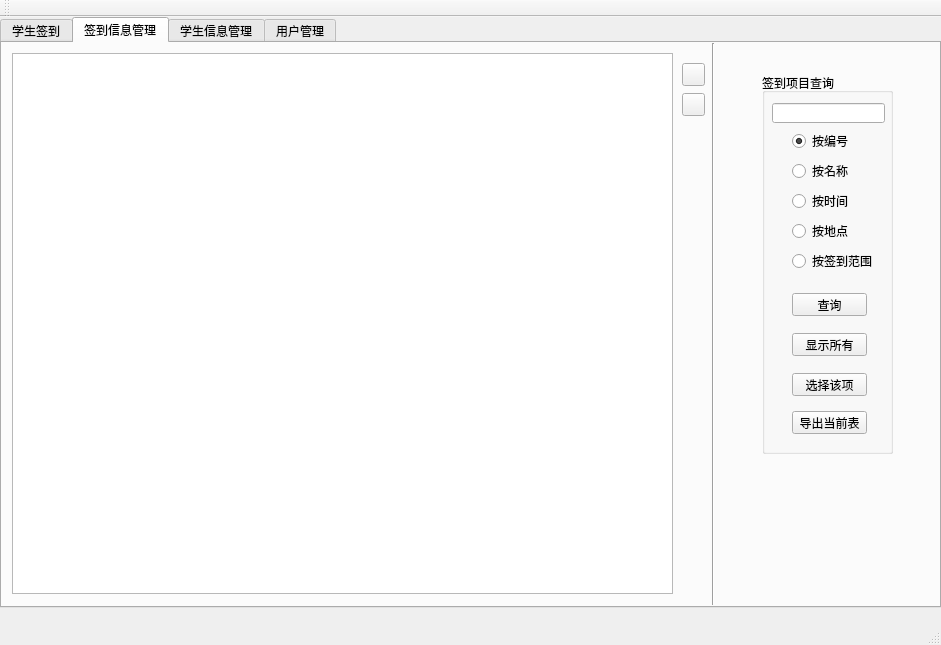
<?xml version="1.0" encoding="UTF-8"?>
<ui version="4.0">
 <class>MainWindow</class>
 <widget class="QMainWindow" name="MainWindow">
  <property name="geometry">
   <rect>
    <x>0</x>
    <y>0</y>
    <width>941</width>
    <height>645</height>
   </rect>
  </property>
  <property name="windowTitle">
   <string>校园签到系统</string>
  </property>
  <property name="windowIcon">
   <iconset resource="image/image.qrc">
    <normaloff>:/new/prefix1/title.png</normaloff>:/new/prefix1/title.png</iconset>
  </property>
  <widget class="QWidget" name="centralWidget">
   <widget class="QTabWidget" name="tabWidget">
    <property name="geometry">
     <rect>
      <x>0</x>
      <y>0</y>
      <width>941</width>
      <height>591</height>
     </rect>
    </property>
    <property name="currentIndex">
     <number>1</number>
    </property>
    <property name="iconSize">
     <size>
      <width>22</width>
      <height>22</height>
     </size>
    </property>
    <widget class="QWidget" name="tab">
     <attribute name="title">
      <string>学生签到</string>
     </attribute>
     <widget class="QGroupBox" name="groupBox">
      <property name="geometry">
       <rect>
        <x>10</x>
        <y>10</y>
        <width>551</width>
        <height>501</height>
       </rect>
      </property>
      <property name="title">
       <string>人脸识别</string>
      </property>
      <widget class="QPushButton" name="pushButtonOpencam">
       <property name="geometry">
        <rect>
         <x>20</x>
         <y>400</y>
         <width>75</width>
         <height>23</height>
        </rect>
       </property>
       <property name="text">
        <string>开启摄像头</string>
       </property>
      </widget>
      <widget class="QPushButton" name="pushButtonClosecam">
       <property name="geometry">
        <rect>
         <x>130</x>
         <y>400</y>
         <width>75</width>
         <height>23</height>
        </rect>
       </property>
       <property name="text">
        <string>关闭摄像头</string>
       </property>
      </widget>
     </widget>
     <widget class="QGroupBox" name="groupBox_2">
      <property name="geometry">
       <rect>
        <x>690</x>
        <y>340</y>
        <width>231</width>
        <height>211</height>
       </rect>
      </property>
      <property name="title">
       <string>当前学生信息</string>
      </property>
      <widget class="QLineEdit" name="lineEditDept">
       <property name="enabled">
        <bool>false</bool>
       </property>
       <property name="geometry">
        <rect>
         <x>70</x>
         <y>102</y>
         <width>133</width>
         <height>20</height>
        </rect>
       </property>
      </widget>
      <widget class="QLabel" name="label_6">
       <property name="geometry">
        <rect>
         <x>28</x>
         <y>102</y>
         <width>36</width>
         <height>16</height>
        </rect>
       </property>
       <property name="text">
        <string>学院：</string>
       </property>
      </widget>
      <widget class="QLabel" name="label_2">
       <property name="geometry">
        <rect>
         <x>28</x>
         <y>66</y>
         <width>36</width>
         <height>16</height>
        </rect>
       </property>
       <property name="text">
        <string>姓名：</string>
       </property>
      </widget>
      <widget class="QLineEdit" name="lineEditStuid">
       <property name="enabled">
        <bool>false</bool>
       </property>
       <property name="geometry">
        <rect>
         <x>70</x>
         <y>30</y>
         <width>133</width>
         <height>20</height>
        </rect>
       </property>
      </widget>
      <widget class="QLabel" name="label">
       <property name="geometry">
        <rect>
         <x>28</x>
         <y>30</y>
         <width>36</width>
         <height>16</height>
        </rect>
       </property>
       <property name="text">
        <string>学号：</string>
       </property>
      </widget>
      <widget class="QLineEdit" name="lineEditStuName">
       <property name="enabled">
        <bool>false</bool>
       </property>
       <property name="geometry">
        <rect>
         <x>70</x>
         <y>66</y>
         <width>133</width>
         <height>20</height>
        </rect>
       </property>
      </widget>
      <widget class="QLineEdit" name="lineEditMajor">
       <property name="enabled">
        <bool>false</bool>
       </property>
       <property name="geometry">
        <rect>
         <x>70</x>
         <y>138</y>
         <width>133</width>
         <height>20</height>
        </rect>
       </property>
      </widget>
      <widget class="QLineEdit" name="lineEditClass">
       <property name="enabled">
        <bool>false</bool>
       </property>
       <property name="geometry">
        <rect>
         <x>70</x>
         <y>174</y>
         <width>133</width>
         <height>20</height>
        </rect>
       </property>
      </widget>
      <widget class="QLabel" name="label_7">
       <property name="geometry">
        <rect>
         <x>28</x>
         <y>138</y>
         <width>36</width>
         <height>16</height>
        </rect>
       </property>
       <property name="text">
        <string>专业：</string>
       </property>
      </widget>
      <widget class="QLabel" name="label_5">
       <property name="geometry">
        <rect>
         <x>28</x>
         <y>174</y>
         <width>36</width>
         <height>16</height>
        </rect>
       </property>
       <property name="text">
        <string>班级：</string>
       </property>
      </widget>
     </widget>
     <widget class="Line" name="line">
      <property name="geometry">
       <rect>
        <x>570</x>
        <y>0</y>
        <width>20</width>
        <height>571</height>
       </rect>
      </property>
      <property name="orientation">
       <enum>Qt::Vertical</enum>
      </property>
     </widget>
     <widget class="Line" name="line_3">
      <property name="geometry">
       <rect>
        <x>590</x>
        <y>300</y>
        <width>341</width>
        <height>20</height>
       </rect>
      </property>
      <property name="orientation">
       <enum>Qt::Horizontal</enum>
      </property>
     </widget>
     <widget class="QGroupBox" name="groupBox_3">
      <property name="geometry">
       <rect>
        <x>680</x>
        <y>20</y>
        <width>241</width>
        <height>271</height>
       </rect>
      </property>
      <property name="title">
       <string>当前签到信息</string>
      </property>
      <widget class="QLabel" name="label_3">
       <property name="geometry">
        <rect>
         <x>22</x>
         <y>74</y>
         <width>36</width>
         <height>16</height>
        </rect>
       </property>
       <property name="text">
        <string>名称：</string>
       </property>
      </widget>
      <widget class="QLabel" name="label_8">
       <property name="geometry">
        <rect>
         <x>22</x>
         <y>105</y>
         <width>36</width>
         <height>16</height>
        </rect>
       </property>
       <property name="text">
        <string>地点：</string>
       </property>
      </widget>
      <widget class="QLabel" name="label_4">
       <property name="geometry">
        <rect>
         <x>22</x>
         <y>43</y>
         <width>36</width>
         <height>16</height>
        </rect>
       </property>
       <property name="text">
        <string>编号：</string>
       </property>
      </widget>
      <widget class="QLineEdit" name="lineEditSignName">
       <property name="enabled">
        <bool>false</bool>
       </property>
       <property name="geometry">
        <rect>
         <x>76</x>
         <y>74</y>
         <width>131</width>
         <height>20</height>
        </rect>
       </property>
      </widget>
      <widget class="QLineEdit" name="lineEditCharge">
       <property name="enabled">
        <bool>false</bool>
       </property>
       <property name="geometry">
        <rect>
         <x>80</x>
         <y>167</y>
         <width>131</width>
         <height>20</height>
        </rect>
       </property>
      </widget>
      <widget class="QLineEdit" name="lineEditSignid">
       <property name="enabled">
        <bool>false</bool>
       </property>
       <property name="geometry">
        <rect>
         <x>76</x>
         <y>43</y>
         <width>131</width>
         <height>20</height>
        </rect>
       </property>
      </widget>
      <widget class="QLineEdit" name="lineEditSignloc">
       <property name="enabled">
        <bool>false</bool>
       </property>
       <property name="geometry">
        <rect>
         <x>76</x>
         <y>105</y>
         <width>131</width>
         <height>20</height>
        </rect>
       </property>
      </widget>
      <widget class="QLabel" name="label_9">
       <property name="geometry">
        <rect>
         <x>22</x>
         <y>167</y>
         <width>48</width>
         <height>16</height>
        </rect>
       </property>
       <property name="text">
        <string>负责人：</string>
       </property>
      </widget>
      <widget class="QLineEdit" name="lineEditSignTime">
       <property name="enabled">
        <bool>false</bool>
       </property>
       <property name="geometry">
        <rect>
         <x>80</x>
         <y>136</y>
         <width>131</width>
         <height>20</height>
        </rect>
       </property>
      </widget>
      <widget class="QLabel" name="label_31">
       <property name="geometry">
        <rect>
         <x>22</x>
         <y>136</y>
         <width>36</width>
         <height>16</height>
        </rect>
       </property>
       <property name="text">
        <string>时间：</string>
       </property>
      </widget>
      <widget class="QLabel" name="label_37">
       <property name="geometry">
        <rect>
         <x>22</x>
         <y>198</y>
         <width>60</width>
         <height>16</height>
        </rect>
       </property>
       <property name="text">
        <string>签到范围：</string>
       </property>
      </widget>
      <widget class="QTextBrowser" name="textBrowser">
       <property name="enabled">
        <bool>false</bool>
       </property>
       <property name="geometry">
        <rect>
         <x>80</x>
         <y>200</y>
         <width>131</width>
         <height>61</height>
        </rect>
       </property>
      </widget>
     </widget>
     <widget class="QPushButton" name="pushButtonCreateItem">
      <property name="geometry">
       <rect>
        <x>590</x>
        <y>100</y>
        <width>80</width>
        <height>23</height>
       </rect>
      </property>
      <property name="text">
       <string>新建签到项目</string>
      </property>
     </widget>
     <widget class="QPushButton" name="pushButtonSwitchItem">
      <property name="geometry">
       <rect>
        <x>590</x>
        <y>40</y>
        <width>80</width>
        <height>23</height>
       </rect>
      </property>
      <property name="text">
       <string>选择签到项目</string>
      </property>
     </widget>
     <widget class="QLabel" name="label_10">
      <property name="geometry">
       <rect>
        <x>280</x>
        <y>524</y>
        <width>60</width>
        <height>12</height>
       </rect>
      </property>
      <property name="text">
       <string>签到状态：</string>
      </property>
     </widget>
     <widget class="QLineEdit" name="lineEditStatus">
      <property name="enabled">
       <bool>false</bool>
      </property>
      <property name="geometry">
       <rect>
        <x>340</x>
        <y>520</y>
        <width>101</width>
        <height>20</height>
       </rect>
      </property>
     </widget>
    </widget>
    <widget class="QWidget" name="tab_4">
     <attribute name="title">
      <string>签到信息管理</string>
     </attribute>
     <widget class="QTableView" name="tableViewSigninfo">
      <property name="geometry">
       <rect>
        <x>10</x>
        <y>10</y>
        <width>661</width>
        <height>541</height>
       </rect>
      </property>
     </widget>
     <widget class="QGroupBox" name="groupBoxSearch_3">
      <property name="geometry">
       <rect>
        <x>760</x>
        <y>30</y>
        <width>131</width>
        <height>381</height>
       </rect>
      </property>
      <property name="title">
       <string>签到项目查询</string>
      </property>
      <widget class="QRadioButton" name="radioButtonSignId">
       <property name="geometry">
        <rect>
         <x>30</x>
         <y>60</y>
         <width>59</width>
         <height>16</height>
        </rect>
       </property>
       <property name="text">
        <string>按编号</string>
       </property>
       <property name="checked">
        <bool>true</bool>
       </property>
      </widget>
      <widget class="QPushButton" name="pushButtonSearchSign">
       <property name="geometry">
        <rect>
         <x>30</x>
         <y>220</y>
         <width>75</width>
         <height>23</height>
        </rect>
       </property>
       <property name="text">
        <string>查询</string>
       </property>
      </widget>
      <widget class="QRadioButton" name="radioButtonSigntime">
       <property name="geometry">
        <rect>
         <x>30</x>
         <y>120</y>
         <width>59</width>
         <height>16</height>
        </rect>
       </property>
       <property name="text">
        <string>按时间</string>
       </property>
      </widget>
      <widget class="QRadioButton" name="radioButtonSignName">
       <property name="geometry">
        <rect>
         <x>30</x>
         <y>90</y>
         <width>59</width>
         <height>16</height>
        </rect>
       </property>
       <property name="text">
        <string>按名称</string>
       </property>
      </widget>
      <widget class="QLineEdit" name="lineEditSearchSign">
       <property name="geometry">
        <rect>
         <x>10</x>
         <y>30</y>
         <width>113</width>
         <height>20</height>
        </rect>
       </property>
      </widget>
      <widget class="QRadioButton" name="radioButtonSignloc">
       <property name="geometry">
        <rect>
         <x>30</x>
         <y>150</y>
         <width>59</width>
         <height>16</height>
        </rect>
       </property>
       <property name="text">
        <string>按地点</string>
       </property>
      </widget>
      <widget class="QRadioButton" name="radioButtonSignRange">
       <property name="geometry">
        <rect>
         <x>30</x>
         <y>180</y>
         <width>83</width>
         <height>16</height>
        </rect>
       </property>
       <property name="text">
        <string>按签到范围</string>
       </property>
      </widget>
      <widget class="QPushButton" name="pushButtonShowallSign">
       <property name="geometry">
        <rect>
         <x>30</x>
         <y>260</y>
         <width>75</width>
         <height>23</height>
        </rect>
       </property>
       <property name="whatsThis">
        <string/>
       </property>
       <property name="text">
        <string>显示所有</string>
       </property>
      </widget>
      <widget class="QPushButton" name="pushButtonChooseitem">
       <property name="geometry">
        <rect>
         <x>30</x>
         <y>300</y>
         <width>75</width>
         <height>23</height>
        </rect>
       </property>
       <property name="whatsThis">
        <string/>
       </property>
       <property name="text">
        <string>选择该项</string>
       </property>
      </widget>
      <widget class="QPushButton" name="pushButtonOutitem">
       <property name="geometry">
        <rect>
         <x>30</x>
         <y>338</y>
         <width>75</width>
         <height>23</height>
        </rect>
       </property>
       <property name="whatsThis">
        <string/>
       </property>
       <property name="text">
        <string>导出当前表</string>
       </property>
      </widget>
     </widget>
     <widget class="QPushButton" name="pushButtonAddSignitem">
      <property name="geometry">
       <rect>
        <x>680</x>
        <y>20</y>
        <width>23</width>
        <height>23</height>
       </rect>
      </property>
      <property name="text">
       <string/>
      </property>
      <property name="icon">
       <iconset resource="image/image.qrc">
        <normaloff>:/new/prefix1/add.gif</normaloff>:/new/prefix1/add.gif</iconset>
      </property>
      <property name="iconSize">
       <size>
        <width>22</width>
        <height>22</height>
       </size>
      </property>
     </widget>
     <widget class="QPushButton" name="pushButtonDelSignitem">
      <property name="geometry">
       <rect>
        <x>680</x>
        <y>50</y>
        <width>23</width>
        <height>23</height>
       </rect>
      </property>
      <property name="text">
       <string/>
      </property>
      <property name="icon">
       <iconset resource="image/image.qrc">
        <normaloff>:/new/prefix1/delete.gif</normaloff>:/new/prefix1/delete.gif</iconset>
      </property>
      <property name="iconSize">
       <size>
        <width>22</width>
        <height>22</height>
       </size>
      </property>
     </widget>
     <widget class="Line" name="line_4">
      <property name="geometry">
       <rect>
        <x>710</x>
        <y>0</y>
        <width>3</width>
        <height>562</height>
       </rect>
      </property>
      <property name="orientation">
       <enum>Qt::Vertical</enum>
      </property>
     </widget>
    </widget>
    <widget class="QWidget" name="tab_2">
     <attribute name="title">
      <string>学生信息管理</string>
     </attribute>
     <widget class="QTableView" name="tableViewStu">
      <property name="geometry">
       <rect>
        <x>0</x>
        <y>10</y>
        <width>681</width>
        <height>551</height>
       </rect>
      </property>
     </widget>
     <widget class="QGroupBox" name="groupBoxSearch">
      <property name="geometry">
       <rect>
        <x>750</x>
        <y>10</y>
        <width>131</width>
        <height>321</height>
       </rect>
      </property>
      <property name="title">
       <string>学生信息查询</string>
      </property>
      <widget class="QRadioButton" name="radioButtonSId">
       <property name="geometry">
        <rect>
         <x>30</x>
         <y>60</y>
         <width>59</width>
         <height>16</height>
        </rect>
       </property>
       <property name="text">
        <string>按学号</string>
       </property>
       <property name="checked">
        <bool>true</bool>
       </property>
      </widget>
      <widget class="QPushButton" name="pushButtonSearchstu">
       <property name="geometry">
        <rect>
         <x>30</x>
         <y>250</y>
         <width>75</width>
         <height>23</height>
        </rect>
       </property>
       <property name="text">
        <string>查询</string>
       </property>
      </widget>
      <widget class="QRadioButton" name="radioButtonClass">
       <property name="geometry">
        <rect>
         <x>30</x>
         <y>210</y>
         <width>59</width>
         <height>16</height>
        </rect>
       </property>
       <property name="text">
        <string>按班级</string>
       </property>
      </widget>
      <widget class="QRadioButton" name="radioButtonSDept">
       <property name="geometry">
        <rect>
         <x>30</x>
         <y>120</y>
         <width>59</width>
         <height>16</height>
        </rect>
       </property>
       <property name="text">
        <string>按学院</string>
       </property>
      </widget>
      <widget class="QRadioButton" name="radioButtonSName">
       <property name="geometry">
        <rect>
         <x>30</x>
         <y>90</y>
         <width>59</width>
         <height>16</height>
        </rect>
       </property>
       <property name="text">
        <string>按姓名</string>
       </property>
      </widget>
      <widget class="QLineEdit" name="lineEditSearchstu">
       <property name="geometry">
        <rect>
         <x>10</x>
         <y>30</y>
         <width>113</width>
         <height>20</height>
        </rect>
       </property>
      </widget>
      <widget class="QRadioButton" name="radioButtonSMajor">
       <property name="geometry">
        <rect>
         <x>30</x>
         <y>150</y>
         <width>59</width>
         <height>16</height>
        </rect>
       </property>
       <property name="text">
        <string>按专业</string>
       </property>
      </widget>
      <widget class="QRadioButton" name="radioButtonGrade">
       <property name="geometry">
        <rect>
         <x>30</x>
         <y>180</y>
         <width>59</width>
         <height>16</height>
        </rect>
       </property>
       <property name="text">
        <string>按年级</string>
       </property>
      </widget>
      <widget class="QPushButton" name="pushButtonOutstu">
       <property name="geometry">
        <rect>
         <x>30</x>
         <y>280</y>
         <width>75</width>
         <height>23</height>
        </rect>
       </property>
       <property name="text">
        <string>导出当前表</string>
       </property>
      </widget>
     </widget>
     <widget class="QPushButton" name="pushButtonAddstu">
      <property name="geometry">
       <rect>
        <x>684</x>
        <y>10</y>
        <width>23</width>
        <height>23</height>
       </rect>
      </property>
      <property name="text">
       <string/>
      </property>
      <property name="icon">
       <iconset resource="image/image.qrc">
        <normaloff>:/new/prefix1/add.gif</normaloff>:/new/prefix1/add.gif</iconset>
      </property>
      <property name="iconSize">
       <size>
        <width>22</width>
        <height>22</height>
       </size>
      </property>
     </widget>
     <widget class="QPushButton" name="pushButtonDelstu">
      <property name="geometry">
       <rect>
        <x>684</x>
        <y>40</y>
        <width>23</width>
        <height>23</height>
       </rect>
      </property>
      <property name="text">
       <string/>
      </property>
      <property name="icon">
       <iconset resource="image/image.qrc">
        <normaloff>:/new/prefix1/delete.gif</normaloff>:/new/prefix1/delete.gif</iconset>
      </property>
      <property name="iconSize">
       <size>
        <width>22</width>
        <height>22</height>
       </size>
      </property>
      <property name="shortcut">
       <string>Del</string>
      </property>
     </widget>
     <widget class="Line" name="line_2">
      <property name="geometry">
       <rect>
        <x>714</x>
        <y>0</y>
        <width>3</width>
        <height>564</height>
       </rect>
      </property>
      <property name="orientation">
       <enum>Qt::Vertical</enum>
      </property>
     </widget>
     <zorder>groupBoxSearch</zorder>
     <zorder>tableViewStu</zorder>
     <zorder>pushButtonAddstu</zorder>
     <zorder>pushButtonDelstu</zorder>
     <zorder>line_2</zorder>
    </widget>
    <widget class="QWidget" name="tab_3">
     <attribute name="title">
      <string>用户管理</string>
     </attribute>
     <widget class="QPushButton" name="pushButtonChangePwd">
      <property name="geometry">
       <rect>
        <x>760</x>
        <y>390</y>
        <width>104</width>
        <height>23</height>
       </rect>
      </property>
      <property name="text">
       <string>修改本用户密码</string>
      </property>
     </widget>
     <widget class="QTableView" name="tableViewGuest">
      <property name="geometry">
       <rect>
        <x>10</x>
        <y>20</y>
        <width>621</width>
        <height>521</height>
       </rect>
      </property>
     </widget>
     <widget class="QPushButton" name="pushButtonAddgst">
      <property name="geometry">
       <rect>
        <x>640</x>
        <y>20</y>
        <width>23</width>
        <height>23</height>
       </rect>
      </property>
      <property name="text">
       <string/>
      </property>
      <property name="icon">
       <iconset resource="image/image.qrc">
        <normaloff>:/new/prefix1/add.gif</normaloff>:/new/prefix1/add.gif</iconset>
      </property>
      <property name="iconSize">
       <size>
        <width>22</width>
        <height>22</height>
       </size>
      </property>
     </widget>
     <widget class="QPushButton" name="pushButtonDelgst">
      <property name="geometry">
       <rect>
        <x>640</x>
        <y>50</y>
        <width>23</width>
        <height>23</height>
       </rect>
      </property>
      <property name="text">
       <string/>
      </property>
      <property name="icon">
       <iconset resource="image/image.qrc">
        <normaloff>:/new/prefix1/delete.gif</normaloff>:/new/prefix1/delete.gif</iconset>
      </property>
      <property name="iconSize">
       <size>
        <width>22</width>
        <height>22</height>
       </size>
      </property>
     </widget>
     <widget class="QGroupBox" name="groupBoxSearchgst">
      <property name="geometry">
       <rect>
        <x>750</x>
        <y>20</y>
        <width>131</width>
        <height>281</height>
       </rect>
      </property>
      <property name="title">
       <string>用户信息查询</string>
      </property>
      <widget class="QLineEdit" name="lineEditSearchgst">
       <property name="geometry">
        <rect>
         <x>10</x>
         <y>30</y>
         <width>113</width>
         <height>20</height>
        </rect>
       </property>
      </widget>
      <widget class="QWidget" name="layoutWidget">
       <property name="geometry">
        <rect>
         <x>30</x>
         <y>60</y>
         <width>73</width>
         <height>91</height>
        </rect>
       </property>
       <layout class="QGridLayout" name="gridLayout">
        <item row="0" column="0">
         <widget class="QRadioButton" name="radioButtonGname">
          <property name="text">
           <string>按用户名</string>
          </property>
          <property name="checked">
           <bool>true</bool>
          </property>
         </widget>
        </item>
        <item row="1" column="0">
         <widget class="QRadioButton" name="radioButtonIdentify">
          <property name="text">
           <string>按身份</string>
          </property>
         </widget>
        </item>
        <item row="2" column="0">
         <widget class="QRadioButton" name="radioButtonGDept">
          <property name="text">
           <string>按部门</string>
          </property>
         </widget>
        </item>
       </layout>
      </widget>
      <widget class="QWidget" name="layoutWidget">
       <property name="geometry">
        <rect>
         <x>30</x>
         <y>160</y>
         <width>77</width>
         <height>111</height>
        </rect>
       </property>
       <layout class="QGridLayout" name="gridLayout_2">
        <item row="0" column="0">
         <widget class="QPushButton" name="pushButtonSearchgst">
          <property name="text">
           <string>查询</string>
          </property>
         </widget>
        </item>
        <item row="1" column="0">
         <widget class="QPushButton" name="pushButtonGShowAll">
          <property name="text">
           <string>显示所有</string>
          </property>
         </widget>
        </item>
        <item row="2" column="0">
         <widget class="QPushButton" name="pushButtonOutGuest">
          <property name="text">
           <string>导出当前表</string>
          </property>
         </widget>
        </item>
       </layout>
      </widget>
     </widget>
     <widget class="Line" name="line_7">
      <property name="geometry">
       <rect>
        <x>690</x>
        <y>10</y>
        <width>20</width>
        <height>551</height>
       </rect>
      </property>
      <property name="orientation">
       <enum>Qt::Vertical</enum>
      </property>
     </widget>
     <widget class="Line" name="line_8">
      <property name="geometry">
       <rect>
        <x>710</x>
        <y>343</y>
        <width>221</width>
        <height>20</height>
       </rect>
      </property>
      <property name="orientation">
       <enum>Qt::Horizontal</enum>
      </property>
     </widget>
     <widget class="QPushButton" name="pushButtonResetPwd">
      <property name="geometry">
       <rect>
        <x>760</x>
        <y>320</y>
        <width>104</width>
        <height>23</height>
       </rect>
      </property>
      <property name="text">
       <string>重置所选用户密码</string>
      </property>
     </widget>
    </widget>
   </widget>
  </widget>
  <widget class="QMenuBar" name="menuBar">
   <property name="geometry">
    <rect>
     <x>0</x>
     <y>0</y>
     <width>941</width>
     <height>23</height>
    </rect>
   </property>
  </widget>
  <widget class="QToolBar" name="mainToolBar">
   <attribute name="toolBarArea">
    <enum>TopToolBarArea</enum>
   </attribute>
   <attribute name="toolBarBreak">
    <bool>false</bool>
   </attribute>
  </widget>
  <widget class="QStatusBar" name="statusBar"/>
 </widget>
 <layoutdefault spacing="6" margin="11"/>
 <resources>
  <include location="image/image.qrc"/>
 </resources>
 <connections/>
</ui>
